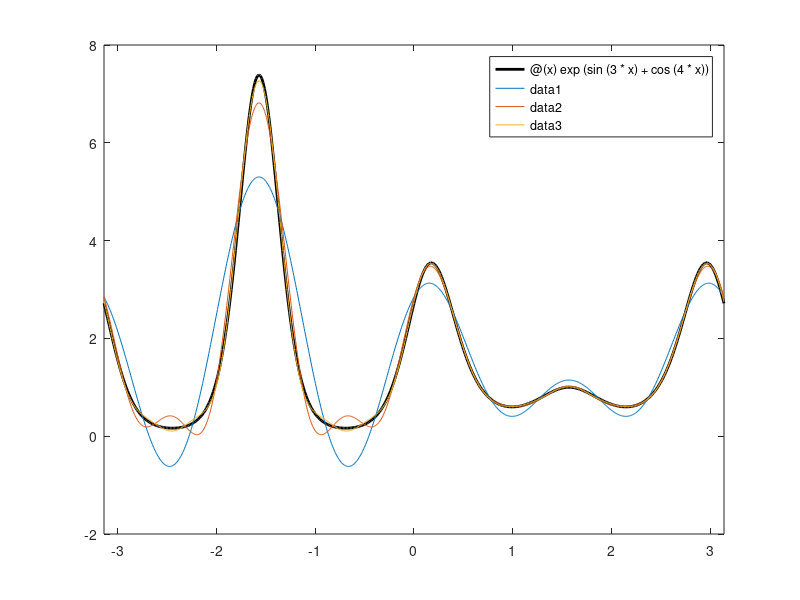

MATLAB code for this plot: (Note: this script raises an error after producing the figure.)

      close all
      
f = @(x) exp(sin(3*x)+cos(4*x)); 

nu = 1/sqrt(2*pi);
c0 = nu*integral(f,-pi,pi);
for k = 1:30
    cplus(k) = nu*integral( @(x) f(x).*exp(-1i*k*x),-pi,pi);
    cminus(k) = nu*integral( @(x) f(x).*exp(1i*k*x),-pi,pi);
end    

x = linspace(-pi,pi,1001)';
s = nu*c0;
N = 4:4:12;
fplot(f,[-pi pi],'k','linewid',2), hold on
for k = 1:30
   s = s + nu*cplus(k)*exp(1i*k*x) + nu*cminus(k)*exp(-1i*k*x);
   if any(k==N)
       plot(x,s)
   end
end
    	        
      if length(get(0,'children')) > 0
        set(gcf,'paperpos',[0 0 5 2.75])
        print -dsvg fs_converge_smooth.svg
      end
      
      
